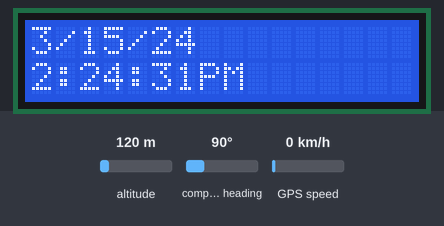
Bench run of a sketch on a simulated Arduino Mega 2560, built with avr-gcc and run on an emulated ATmega2560. Parts: 16×2 character LCD. Inputs (shaded band) come from the test bench; at power-on: altitude 120 m, compass heading 90°, GPS speed 0 km/h. The GPS gets a fix after 3 s at 37.7749, -122.4194 with 8 satellites; what the sketch prints to the serial monitor is not drawn.

Above: at 1.1 s.
At 6.1 s:
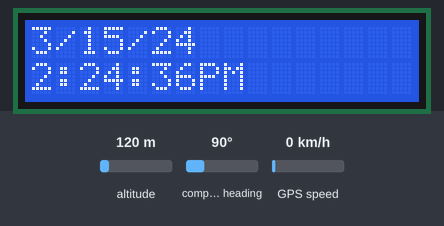
At 10.2 s:
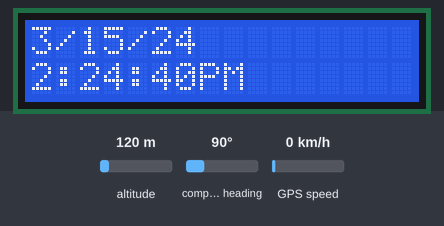
At 15.2 s:
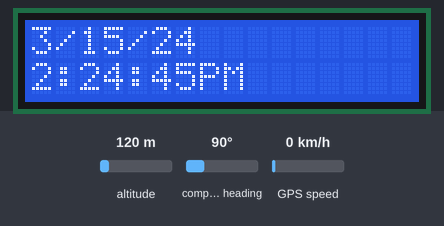
At 24.2 s:
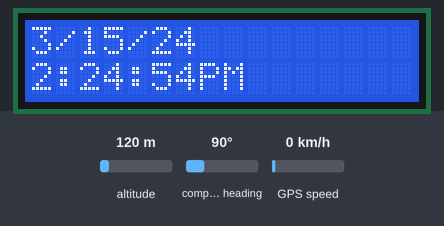
At 38.3 s:
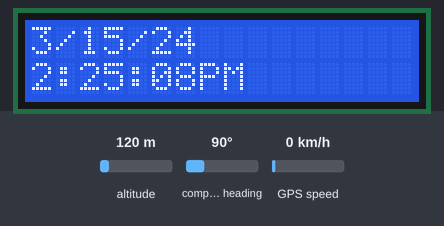

Measured:
- what the display in image 0 shows lasts 1.0 s, from 1.1 s to 2.1 s

The sketch:

Clock.ino
```cpp
// Test code for Adafruit GPS modules using MTK3329/MTK3339 driver
//
// This code shows how to listen to the GPS module in an interrupt
// which allows the program to have more 'freedom' - just parse
// when a new NMEA sentence is available! Then access data when
// desired.
//
// Tested and works great with the Adafruit Ultimate GPS module
// using MTK33x9 chipset
//    ------> http://www.adafruit.com/products/746
// Pick one up today at the Adafruit electronics shop
// and help support open source hardware & software! -ada
#include <LiquidCrystal.h>
#include <Adafruit_GPS.h>
#include <SoftwareSerial.h>

// If you're using a GPS module:
// Connect the GPS Power pin to 5V
// Connect the GPS Ground pin to ground
// If using software serial (sketch example default):
//   Connect the GPS TX (transmit) pin to Digital 3
//   Connect the GPS RX (receive) pin to Digital 2
// If using hardware serial (e.g. Arduino Mega):
//   Connect the GPS TX (transmit) pin to Arduino RX1, RX2 or RX3
//   Connect the GPS RX (receive) pin to matching TX1, TX2 or TX3

// If you're using the Adafruit GPS shield, change
// SoftwareSerial mySerial(3, 2); -> SoftwareSerial mySerial(8, 7);
// and make sure the switch is set to SoftSerial

// If using software serial, keep these lines enabled
// (you can change the pin numbers to match your wiring):
SoftwareSerial mySerial(3, 2);
LiquidCrystal lcd(7, 8, 9, 10, 11, 12);
Adafruit_GPS GPS(&mySerial);
// If using hardware serial (e.g. Arduino Mega), comment
// out the above six lines and enable this line instead:
//Adafruit_GPS GPS(&Serial1);


// Set GPSECHO to 'false' to turn off echoing the GPS data to the Serial console
// Set to 'true' if you want to debug and listen to the raw GPS sentences.
#define GPSECHO  true

// this keeps track of whether we're using the interrupt
// off by default!
boolean usingInterrupt = false;
void useInterrupt(boolean); // Func prototype keeps Arduino 0023 happy

void setup()
{

  // connect at 115200 so we can read the GPS fast enough and echo without dropping chars
  // also spit it out
  lcd.begin(16, 2);
  Serial.begin(115200);
  Serial.println("Adafruit GPS library basic test!");

  // 9600 NMEA is the default baud rate for Adafruit MTK GPS's- some use 4800
  GPS.begin(9600);

  // uncomment this line to turn on RMC (recommended minimum) and GGA (fix data) including altitude
  GPS.sendCommand(PMTK_SET_NMEA_OUTPUT_RMCGGA);
  // uncomment this line to turn on only the "minimum recommended" data
  //GPS.sendCommand(PMTK_SET_NMEA_OUTPUT_RMCONLY);
  // For parsing data, we don't suggest using anything but either RMC only or RMC+GGA since
  // the parser doesn't care about other sentences at this time

  // Set the update rate
  GPS.sendCommand(PMTK_SET_NMEA_UPDATE_1HZ);   // 1 Hz update rate
  // For the parsing code to work nicely and have time to sort thru the data, and
  // print it out we don't suggest using anything higher than 1 Hz

  // Request updates on antenna status, comment out to keep quiet
  GPS.sendCommand(PGCMD_ANTENNA);

  // the nice thing about this code is you can have a timer0 interrupt go off
  // every 1 millisecond, and read data from the GPS for you. that makes the
  // loop code a heck of a lot easier!
  useInterrupt(true);

  delay(1000);
  // Ask for firmware version
  mySerial.println(PMTK_Q_RELEASE);
}


// Interrupt is called once a millisecond, looks for any new GPS data, and stores it
SIGNAL(TIMER0_COMPA_vect) {
  char c = GPS.read();
  // if you want to debug, this is a good time to do it!
#ifdef UDR0
  if (GPSECHO)
    if (c) UDR0 = c;
    // writing direct to UDR0 is much much faster than Serial.print
    // but only one character can be written at a time.
#endif
}

void useInterrupt(boolean v) {
  if (v) {
    // Timer0 is already used for millis() - we'll just interrupt somewhere
    // in the middle and call the "Compare A" function above
    OCR0A = 0xAF;
    TIMSK0 |= _BV(OCIE0A);
    usingInterrupt = true;
  } else {
    // do not call the interrupt function COMPA anymore
    TIMSK0 &= ~_BV(OCIE0A);
    usingInterrupt = false;
  }
}
uint32_t localhour;
uint32_t timer = millis();
void loop()                     // run over and over again
{
  char * daytime;
  // in case you are not using the interrupt above, you'll
  // need to 'hand query' the GPS, not suggested :(
  if (! usingInterrupt) {
    // read data from the GPS in the 'main loop'
    char c = GPS.read();
    // if you want to debug, this is a good time to do it!
    if (GPSECHO)
      if (c) Serial.print(c);
  }

  // if a sentence is received, we can check the checksum, parse it...
  if (GPS.newNMEAreceived()) {
    // a tricky thing here is if we print the NMEA sentence, or data
    // we end up not listening and catching other sentences!
    // so be very wary if using OUTPUT_ALLDATA and trytng to print out data
    //Serial.println(GPS.lastNMEA());   // this also sets the newNMEAreceived() flag to false

    if (!GPS.parse(GPS.lastNMEA()))   // this also sets the newNMEAreceived() flag to false
      return;  // we can fail to parse a sentence in which case we should just wait for another
  }

  // if millis() or timer wraps around, we'll just reset it
  if (timer > millis())  timer = millis();

  // approximately every 2 seconds or so, print out the current stats
  if (millis() - timer > 200) {
    timer = millis(); // reset the timer

    if ((GPS.hour - 8) < 0)
    {
      daytime = "PM";
      localhour = (GPS.hour + 12) - 8;
    }
    else
    {
      localhour = GPS.hour - 8;
      daytime = "AM";
      if (localhour > 12)
        localhour = localhour - 12;
        daytime = "PM";
    }

    lcd.setCursor(0, 0);
    lcd.print(GPS.month, DEC);
    lcd.print('/');
    lcd.print(GPS.day, DEC);
    lcd.print('/');
    lcd.print(GPS.year, DEC);
    lcd.setCursor(0, 1);
    lcd.print(localhour, DEC);
    lcd.print(':');
    if (GPS.minute < 10)
      lcd.print("0");
    lcd.print(GPS.minute, DEC);
    lcd.print(':');
    if (GPS.seconds < 10)
      lcd.print("0");
    lcd.print(GPS.seconds, DEC);
    lcd.print(daytime);

    if (GPS.fix) {
      Serial.print("Location: ");
      Serial.print(GPS.latitude, 4); Serial.print(GPS.lat);
      Serial.print(", ");
      Serial.print(GPS.longitude, 4); Serial.println(GPS.lon);

      Serial.print("Speed (knots): "); Serial.println(GPS.speed);
      Serial.print("Angle: "); Serial.println(GPS.angle);
      Serial.print("Altitude: "); Serial.println(GPS.altitude);
      Serial.print("Satellites: "); Serial.println((int)GPS.satellites);
    }
  }
}
```
